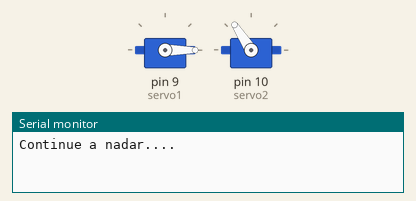
The sketch below on a simulated Arduino Uno, built with avr-gcc and run on an emulated ATmega328P. On the bench: 2 × servo, the last lines printed to the serial monitor.

Above: at 0.3 s.
At 127.8 s:
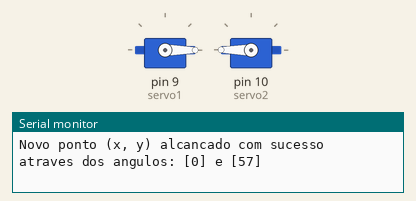
Timing chart, 0 to 129.3 s (numbered marks = the images above):
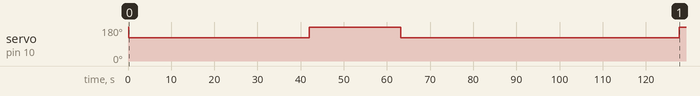

The sketch:

DesenhoRoboScara.ino
```cpp
#include <Servo.h>
Servo servo1;
Servo servo2;
int a1, a2, ang1,ang2;
float X,Y,a;
int pontosx = 0;
int pontosy = 1;
int l1 = 9;
int l2 = 8;
float cordenadas[] = {
-9.294,5.882,
-9.315,5.984,
-9.315,6.117,
-9.305,6.249,
-9.316,6.361,
-9.316,6.463,
-9.306,6.616,
-9.327,6.738,
-9.348,6.871,
-9.358,7.003,
-9.359,7.095,
-9.349,7.146,
-9.328,7.217,
-9.308,7.248,
-9.288,7.268,
-9.329,7.370,
-9.329,7.533,
-9.330,7.707,
-9.320,7.849,
-9.259,7.992,
-9.270,8.145,
-9.209,8.277,
-9.189,8.400,
-9.128,8.542,
-9.067,8.654,
-8.965,8.766,
-8.904,8.889,
-8.802,8.991,
-8.720,9.062,
-8.629,9.143,
-8.496,9.235,
-8.312,9.378,
-8.129,9.439,
-7.935,9.531,
-7.761,9.572,
-7.577,9.612,
-7.393,9.643,
-7.210,9.653,
-6.995,9.653,
-6.719,9.612,
-6.453,9.551,
-6.166,9.439,
-5.952,9.337,
-5.808,9.205,
-5.644,9.082,
-5.501,8.940,
-5.316,8.715,
-5.193,8.522,
-5.080,8.226,
-5.008,7.971,
-4.997,7.757,
-4.976,7.533,
-4.996,7.340,
-4.975,7.187,
-4.933,7.034,
-4.953,6.779,
-4.983,6.657,
-5.003,6.412,
-5.023,6.157,
-5.073,5.964,
-5.083,5.648,
-5.184,5.485,
-5.256,5.363,
-5.275,5.087,
-5.285,4.894,
-5.336,4.690,
-5.325,4.486,
-5.355,4.313,
-5.487,4.129,
-5.609,3.895,
-5.711,3.742,
-5.813,3.599,
-5.894,3.487,
-5.996,3.335,
-6.108,3.192,
-6.210,3.039,
-6.301,2.886,
-6.424,2.754,
-6.526,2.682,
-6.654,2.642,
-6.801,2.654,
-6.949,2.654,
-7.133,2.666,
-7.255,2.678,
-7.439,2.678,
-7.586,2.678,
-7.807,2.690,
-7.967,2.849,
-8.053,2.972,
-8.164,3.094,
-8.299,3.241,
-8.386,3.375,
-8.472,3.522,
-8.558,3.632,
-8.620,3.730,
-8.694,3.877,
-8.792,3.962,
-8.841,4.121,
-8.915,4.231,
-8.977,4.366,
-9.051,4.586,
-9.052,4.721,
-9.064,4.879,
-9.065,5.063,
-9.090,5.197,
-9.114,5.283,
-9.103,5.467,
-9.140,5.601,
-9.226,5.736,
-9.288,5.870,
-9.189,5.711,
-9.153,5.821,
-9.129,6.054,
-9.080,6.151,
-9.080,6.261,
-9.032,6.371,
-9.007,6.457,
-9.008,6.714,
-9.021,6.897,
-9.058,7.093,
-9.071,7.252,
-9.096,7.533,
-9.097,7.692,
-9.097,7.839,
-9.073,8.108,
-9.074,8.267,
-9.001,8.414,
-8.866,8.548,
-8.731,8.646,
-8.560,8.732,
-8.389,8.817,
-8.229,8.866,
-8.058,8.891,
-7.935,8.891,
-7.910,8.671,
-7.897,8.438,
-7.835,8.145,
-7.809,7.851,
-7.772,7.631,
-7.722,7.411,
-7.697,7.179,
-7.611,7.044,
-7.402,7.032,
-7.182,7.020,
-6.998,7.044,
-6.801,7.007,
-6.630,7.081,
-6.581,7.228,
-6.582,7.313,
-6.558,7.521,
-6.534,7.680,
-6.485,7.851,
-6.485,7.986,
-6.461,8.157,
-6.425,8.304,
-6.425,8.414,
-6.426,8.536,
-6.377,8.744,
-6.329,8.927,
-6.181,8.903,
-5.973,8.805,
-5.764,8.732,
-5.629,8.658,
-5.457,8.524,
-5.322,8.450,
-5.235,8.230,
-5.222,8.047,
-5.209,7.839,
-5.221,7.607,
-5.233,7.325,
-5.232,7.117,
-5.244,6.861,
-5.292,6.530,
-5.291,6.408,
-5.266,6.249,
-5.241,6.127,
-5.204,6.005
-5.314,5.821,
-5.461,5.650,
-5.571,5.491,
-5.669,5.393,
-5.816,5.344,
-6.048,5.283,
-6.208,5.271,
-6.404,5.234,
-6.588,5.246,
-6.613,5.332,
-6.662,5.405,
-6.920,5.393,
-7.140,5.393,
-7.373,5.405,
-7.533,5.418,
-7.643,5.454,
-7.741,5.259,
-7.912,5.234,
-8.133,5.271,
-8.317,5.295,
-8.501,5.344,
-8.649,5.405,
-8.772,5.491,
-8.833,5.589,
-8.919,5.687,
-8.957,5.821,
-8.883,5.943,
-8.810,6.017,
-8.663,5.931,
-8.540,5.858,
-8.417,5.797,
-8.220,5.723,
-8.073,5.650,
-7.926,5.601,
-7.766,5.589,
-7.558,5.540,
-7.300,5.515,
-7.006,5.515,
-6.810,5.528,
-6.564,5.552,
-6.417,5.589,
-6.233,5.650,
-6.050,5.711,
-5.841,5.797,
-5.658,5.895,
-5.535,5.968,
-5.450,6.005,
-5.388,5.882,
-5.326,5.797};
void setup()
{
  servo1.attach(9);
  servo2.attach(10);
  Serial.begin(9600);
  servo1.write(0);
  servo2.write(180-0);
  Serial.println("Continue a nadar...."); // alerta de que o programa comecou
  delay(200);
}

void loop() {
      X = cordenadas[pontosx];
      Y = cordenadas[pontosy];
      a = sqrt(X*X+Y*Y);
      a1 = acos(X/a) - acos(((X*X+Y*Y)+(l1*l1)-(l2*l2))/(l2*a));
      ang1 = a1*(180/M_PI);
      a2 = acos(((l1*l1)+(l2*l2)-(X*X+Y*Y))/(2*l1*l2));
      ang2 = a2*(180/M_PI);
      servo1.write(ang1);
  servo2.write(180-ang2);
   delay(500);
  Serial.println((String)"Posicao do proximo ponto (x, y) do desenho no array: ["+X+"] e ["+Y+"]");
    Serial.println((String )"Novo ponto (x, y) alcancado com sucesso atraves dos angulos: ["+ang1+"] e ["+ang2+"]");
    delay(150);
	pontosx = pontosx+2;
	pontosy = pontosy+2;
     }
```

Measured:
- by itself, servo on pin 10 (servo2): 180° → 123° at 0.20 s, → 180° 41.8 s later, → 123° 21.2 s later, → 180° 64.5 s later
